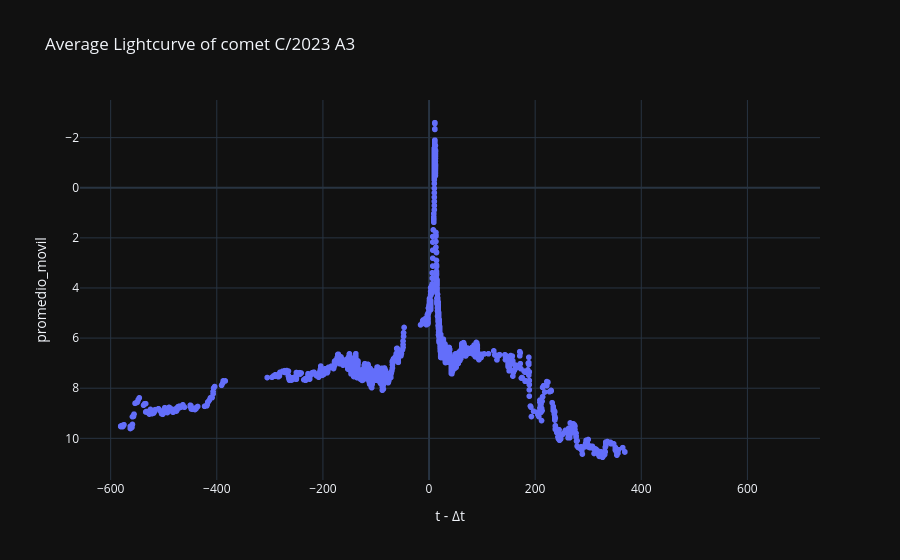

The cell this chart's notebook holds for it:
### Code cell
# Curva de luz Promediada
labels = {
    'delta_t':'t - Δt',
    'magnitud_reducida':'Max apparent total magnitude reduced',
    'obs_method_key' : 'Observation Method'
    }

fig = px.scatter(curva_de_luz_promediada_df, x='delta_t', y='promedio_movil', template= 'plotly_dark', labels= labels, title= f'Average Lightcurve of comet {nombre_cometa}')
fig.update_yaxes(autorange="reversed")
fig.show()

### Figure 1 — Plotly figure (JSON) as saved in the notebook; plotly's stock layout.template omitted (floating-point values rounded to 4 significant figures; data arrays with more than 128 entries replaced by an {"elided": "..."} marker saying what was removed)
{"data": [{"hovertemplate": "t - Δt=%{x}<br>promedio_movil=%{y}<extra></extra>", "legendgroup": "", "marker": {"color": "#636efa", "symbol": "circle"}, "mode": "markers", "name": "", "showlegend": false, "type": "scattergl", "x": {"elided": "2980 int values"}, "xaxis": "x", "y": {"elided": "2980 float values"}, "yaxis": "y"}], "layout": {"legend": {"tracegroupgap": 0}, "title": {"text": "Average Lightcurve of comet C/2023 A3"}, "xaxis": {"anchor": "y", "domain": [0, 1], "title": {"text": "t - Δt"}}, "yaxis": {"anchor": "x", "autorange": "reversed", "domain": [0, 1], "title": {"text": "promedio_movil"}}}}
